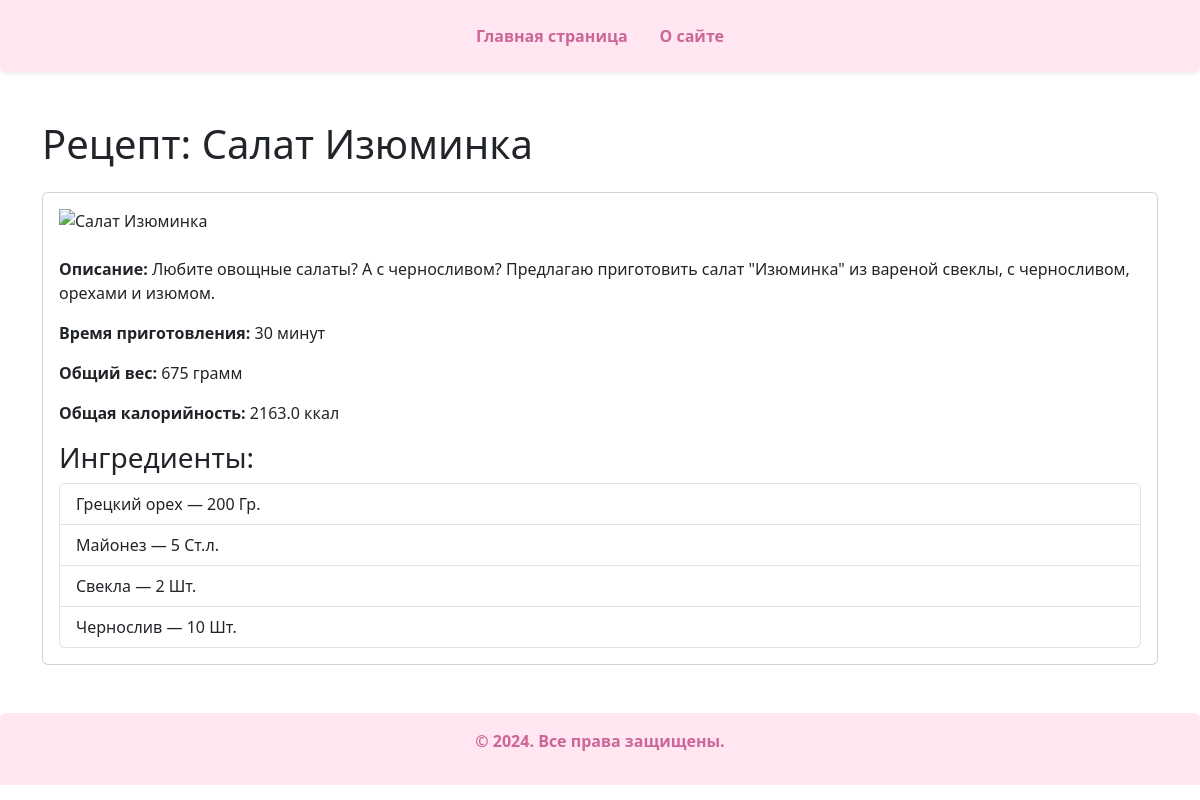
Page /recipe/3/ on the committed database.
### recipe_catalog/models.py (models this page shows, shortened)
class Recipe(models.Model):
    PCS = "pcs"
    G = "g"
    ML = "ml"
    name = models.TextField(max_length=300, unique=True, verbose_name="Название блюда")
    description = models.TextField(default="", verbose_name="Описание")
    image = models.ImageField(upload_to="images/", default="images/default.jpg", verbose_name="Изображение")
    cooking_time = models.IntegerField(default=0, verbose_name="Время приготовления",
                                       help_text="Время приготовления в минутах",
                                       validators=[MinValueValidator(1, 'Conversion rate must be positive.')])
    ingredients = models.ManyToManyField(Ingredient, through="RecipeIngredient")
    author = models.ForeignKey(User, on_delete=models.CASCADE, related_name="recipes", verbose_name="Автор")
    def total_weight(self):
        total_weight = 0
        for ri in self.recipeingredient_set.all():
            if ri.unit and ri.unit.key == self.PCS:
                weight = ri.count * ri.weight_by_pcs
            elif ri.unit and ri.unit.key in [self.G, self.ML]:
                weight = ri.count
            elif ri.unit:
                conversion = VolumeUnitConversion.objects.filter(unit=ri.unit).first()
                weight = ri.count * (conversion.weight if conversion else 0)
            else:
                weight = ri.count
            total_weight += weight
        return total_weight
    def total_calories(self):
        total_calories = 0
        for ri in self.recipeingredient_set.all():
            if ri.unit and ri.unit.key == self.PCS:
                weight_in_grams = ri.count * (ri.weight_by_pcs or 0)
            elif ri.unit and ri.unit.key in [self.G, self.ML]:
                weight_in_grams = ri.count
            elif ri.unit:
                conversion = VolumeUnitConversion.objects.filter(unit=ri.unit).first()
                weight_in_grams = ri.count * (conversion.weight if conversion else 0)
            else:
                weight_in_grams = ri.count
            total_calories += (weight_in_grams / 100) * ri.ingredient.calories
        return round(total_calories, 2)

class Ingredient(models.Model):
    name = models.TextField(max_length=255, null=False, default="Ингредиент", unique=True, verbose_name="Название",
                            validators=[
                                RegexValidator(
                                    regex=r'^[A-Za-zА-Яа-яёЁ\s]+$',
                                    message='Name should be a string value.'
                                )
                            ]
                            )
    calories = models.IntegerField(
        default=0,
        help_text="Калорийность на 100 ед. изм.",
        verbose_name="Калорийность",
        validators=[MinValueValidator(1, 'Conversion rate must be positive.')]
    )

### recipe_catalog/views.py (the view)
# urls.py: path('recipe/<int:pk>/', detail, name='detail'),
def detail(request, pk):
    template_name = 'recipe_catalog/recipe.html'
    recipe = get_object_or_404(Recipe, pk=pk)
    ingredients = []
    for ri in recipe.recipeingredient_set.select_related('ingredient', 'unit').order_by('ingredient__name'):
        ingredient = ri.ingredient
        if ri.unit:
            unit_label = ri.unit.abbreviation or ri.unit.label
            unit = f"{ri.count} {unit_label}"
        else:
            unit = f"{ri.count} г"
        ingredients.append({
            'name': ingredient.name,
            'unit': unit,
        })
    context = {
        'title': recipe.name,
        'description': recipe.description,
        'cooking_time': recipe.cooking_time,
        'total_weight': recipe.total_weight(),
        'total_calories': recipe.total_calories(),
        'ingredients': ingredients,
        'image': recipe.image.url,
    }
    return render(request, template_name, context)

### templates/recipe_catalog/recipe.html
{% extends "base.html" %}
{% block content %}
<h1 class="mb-4">Рецепт: {{ title }}</h1>
<div class="card">
    <div class="card-body">
        {% if image %}
        <img src="{{ image }}" alt="{{ title }}" class="img-fluid mb-4" style="max-width: 100%; height: auto;">
        {% endif %}
        <p class="card-text"><strong>Описание:</strong> {{ description }}</p>
        <p><strong>Время приготовления:</strong> {{ cooking_time }} минут</p>
        <p><strong>Общий вес:</strong> {{ total_weight }} грамм</p>
        <p><strong>Общая калорийность:</strong> {{ total_calories }} ккал</p>
        <h3>Ингредиенты:</h3>
        <ul class="list-group">
            {% for ingredient in ingredients %}
            <li class="list-group-item">{{ ingredient.name }} — {{ ingredient.unit }}</li>
            {% endfor %}
        </ul>
    </div>
</div>
{% endblock %}

### rows in the picture
Recipe: name "Салат Изюминка", description "Любите овощные салаты? А с черносливом? Предлагаю приготовить салат \"Изюминка\" из вареной свеклы, с черносливом, орехами и изюмом."
Ingredient: name "Грецкий орех"
Ingredient: name "Майонез"
Ingredient: name "Свекла"
Ingredient: name "Чернослив"

### other values in the picture
{{ cooking_time }} "30"
{{ total_weight }} "675"
{{ total_calories }} "2163.0"
{{ ingredient.unit }} "200 Гр." "5 Ст.л." "2 Шт." "10 Шт."
